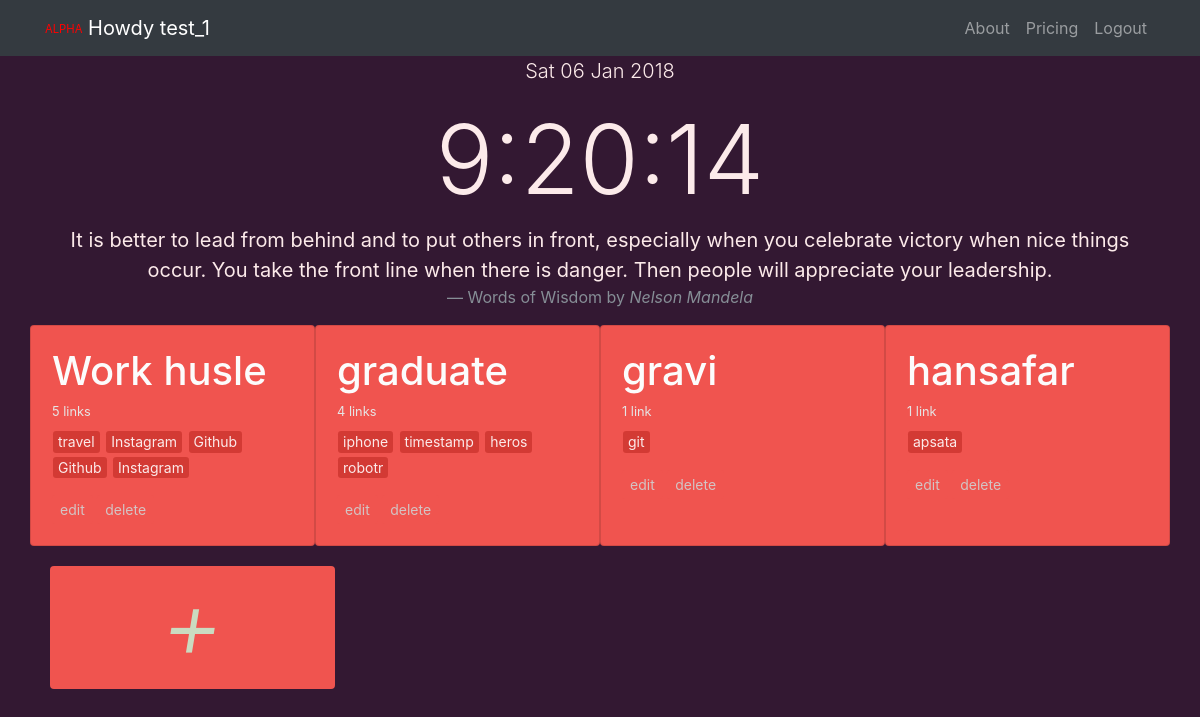
Screenshot of / (signed in) with the database file from the repository.
### core/models.py (models this page shows, shortened)
class group(models.Model):
	user			=		models.ForeignKey(settings.AUTH_USER_MODEL, default=1, on_delete=models.CASCADE)
	slug			=		models.SlugField(unique=True)
	group_name		=		models.CharField(max_length=50, blank=False, null=False, default=suggest_group())
	timestamp		=		models.DateTimeField(auto_now=False, auto_now_add=True)
	updated			=		models.DateTimeField(auto_now=True, auto_now_add=False)
	def get_edit_url(self):
		return reverse("user:card_edit", kwargs={"slug" : self.slug})
	def get_delete_url(self):
		return reverse('user:card_delete', kwargs={"slug" : self.slug})
	class Meta:
		ordering 	=		["-timestamp", "-updated"]

class linklist(models.Model):
	WEB_PROTOCOL = (
		("HTTP://", 'HTTP'),
		("HTTPS://", 'HTTPS'),
		)
	user 			=		models.ForeignKey(settings.AUTH_USER_MODEL, default=1,on_delete=models.CASCADE)
	title			=		models.CharField(max_length=50, blank=False, null=False)
	protocol		=		models.CharField(max_length=10, choices=WEB_PROTOCOL, default=WEB_PROTOCOL[0][0])
	link 			=		models.CharField(max_length=100, blank=False, null=False)
	card			=		models.ForeignKey('group', related_name='card_content', on_delete=models.CASCADE, default=1)
	visit_count		=		models.IntegerField(default=0)
	timestamp		=		models.DateTimeField(auto_now=False, auto_now_add=True)
	updated			=		models.DateTimeField(auto_now=True, auto_now_add=False)
	class Meta:
		ordering	=		["-timestamp", "-updated"]

### core/views.py (the view)
# urls.py: path('', views.index, name='home'),
def index(request):
	dbug = settings.DEBUG
	today = datetime.today()
	if request.user.is_authenticated:
		pass
	else:
		return redirect('landing')
	created_groups = group.objects.filter(user=request.user).annotate(group__count=Count('card_content'))
	created_links = linklist.objects.filter(user=request.user)
	context = {
		"groups" : created_groups,
		'links' : created_links,
		"today" : today,
		'dbug' : dbug,
	}
	return render(request, 'core/user_home.html', context)

### core/templates/core/user_home.html (shortened to what this page needs)
{% extends 'index.html' %}
{% load static %}
{% block bodytag %}
onload="startTime()"
{% endblock %}
	{% block content_1 %}
	<div class="container">
		<div class="row text-center">
			<div class="col-lg-12">
				<p class="lead"> {{today|date:"D d M Y"}}</p>
				<h1 class="display-1" id="clocktext">
				</h1>
				<blockquote class="blockquote">
					<p class="mb-0">It is better to lead from behind and to put others in front, especially when you celebrate victory when nice things occur. You take the front line when there is danger. Then people will appreciate your leadership.</p>
					<footer class="blockquote-footer">Words of Wisdom by
						<cite title="Source Title">Nelson Mandela</cite>
					</footer>
				</blockquote>
			</div>
		</div>
	</div>
	<div class="container">
		<div class="row" style="align-self: center;">
			{% for group in groups %}
			<div class="card custom-card col-lg-3 col-sm-6 col-md-4 col-xs-10">
				<div class="card-body">
					<h1 class="card-title">
						<a class="card-main" href="#" onclick="return {{request.user.username}}_{{forloop.counter}}()">{{group.group_name}}</a>
					</h1>
					<h6 class="card-subtitle mb-2 ">
						<small>
							{{group.group__count}} link{{ group.group__count|pluralize:"s" }}
						</small>
					</h6>
					<p class="card-text">
						{% for link in links %}
						{% if link.card == group %}
						<a href="{{ link.protocol }}{{ link.link }}" class="btn btn-info btn-sm tinylink" role="button" aria-pressed="true" target="_blank">{{ link.title }}</a>
						{% endif %}
						{% endfor %}
					</p>
					<a href="{{ group.get_edit_url }}" class="btn btn-light btn-sm changecard" role="button" aria-pressed="true">edit</a>
					<a href="#" class="btn btn-dark btn-sm changecard" data-toggle="modal" data-target="#modal_{{group.slug}}" aria-pressed="true">delete</a>
				</div>
			</div>
			{% endfor %}
			<a href="{% url 'core:card_create' %}" class="card-block clearfix col-lg-3 col-md-3 text-center rounded">
				<div class="row">
					<div class="col-12 align-middle">
						<h1 class="display-1"><i>+</i></h1>
					</div>
				</div>
			</a>
		</div>
	</div>
{% endblock %}

### templates/index.html (shortened to what this page needs)
{% load static %}
<!DOCTYPE html>
<html lang="en">
  <head>
    <link href="{% static 'base/vendor/bootstrap/css/bootstrap.min.css' %}" rel="stylesheet">
  </head>
  <body bgcolor="#331832" {% block bodytag %} {% endblock %}>
    <nav class="navbar navbar-expand-lg navbar-dark bg-dark fixed-top">
      <div class="container">
        <a class="navbar-brand" href="{% url 'user:home' %}">
          <sub style="color: RED"><sup>ALPHA</sup></sub>
          {% if request.user.is_authenticated %} Howdy {{request.user.username}} {% else %} daily Launcher {% endif %}
        </a>
        <div class="collapse navbar-collapse" id="navbarResponsive">
          <ul class="navbar-nav ml-auto">
            <li class="nav-item">
              <a class="nav-link" href="{% url 'about' %}">About</a>
            </li>
            <li class="nav-item">
              <a class="nav-link" href="{% url 'user:price' %}">Pricing</a>
            </li>
            <li class="nav-item">
              {% if request.user.is_authenticated %}
                <a class="nav-link" href="{% url 'logout' %}">Logout</a>
              {% else %}
                <a class="nav-link" href="{% url 'login' %}">Login</a>
              {% endif %}
            </li>
          </ul>
        </div>
      </div>
    </nav>
  <div class="container col">
    {% block content_1 %}
    {% endblock %}
  </div>
  </body>
</html>

### templates/index.html (style rules this page uses)
body { padding-top: 54px; background: #331832 !important; color : #FCEAEA; display:flex; }
@media (min-width: 992px) { body { padding-top: 56px; } }
a.card-block { background-color: #F0544F; margin: 20px; color: #CADBC0; }

### core/templates/core/user_home.html (style rules this page uses)
a.tinylink { color : #FCEAEA; background: #D33A34; border: hidden; outline: hidden; padding: 5px; margin: 1px; line-height: 0.8; }
a.changecard { color: #D3C4C4; background: #F0544F; outline: hidden; border-color: #F0544F; border: hidden; }
div.custom-card { width: 17rem; background: #F0544F; padding: 1px; }
h6.card-subtitle { color: #E5E5E5 }
a.card-main { color: #FCFCFC }

### rows the page displays
group: group_name "Work husle", group__count "5"
linklist: title "travel"
linklist: title "Instagram"
linklist: title "Github"
linklist: title "Github"
linklist: title "Instagram"
group: group_name "graduate", group__count "4"
linklist: title "iphone"
linklist: title "timestamp"
linklist: title "heros"
linklist: title "robotr"
group: group_name "gravi", group__count "1"
linklist: title "git"
group: group_name "hansafar", group__count "1"
linklist: title "apsata"

### other values shown
{{ request.user.username }} "test_1"
{{ today|date:"D d M Y" }} "Sat 06 Jan 2018"
